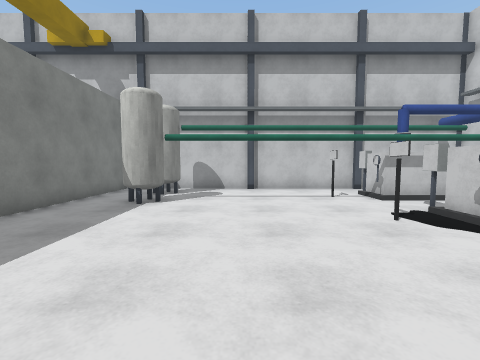
View 1 (above)

19 first-person views from a walk through a world built for the Gazebo simulator. The camera is 1.2 m above the floor, tilts 4° down and sees 90° across. The floor is counted in squares, 1 m on a side. Each view is taken from the middle of a square. On the plan, view 1 faces up. The plan holds only what a view shows up to about 12 squares ahead; the rest is blank. The place goes on beyond the plan.

View 2
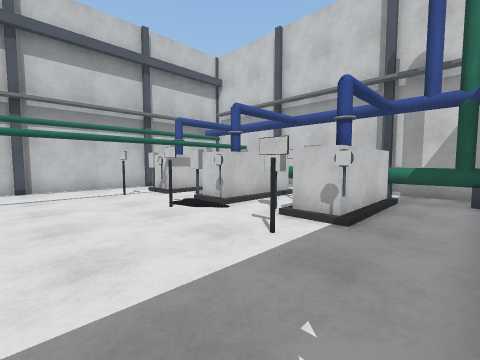

View 3
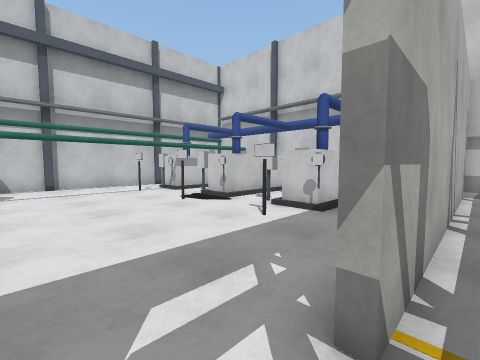

View 4
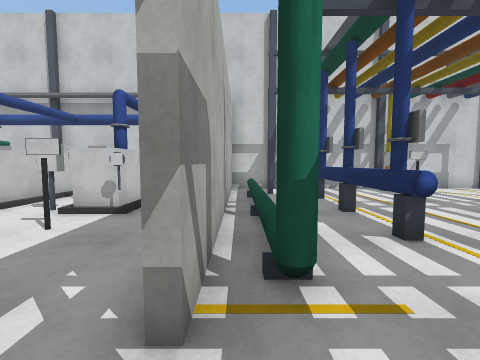

View 5
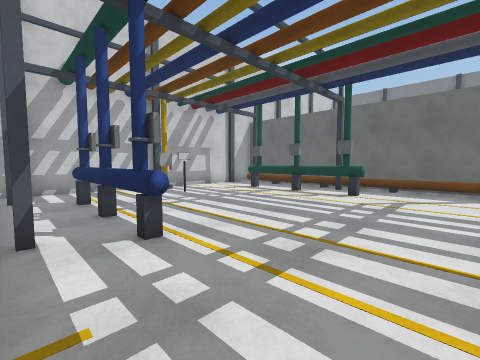

View 6
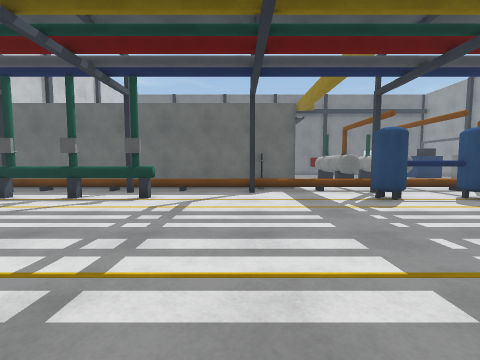

View 7
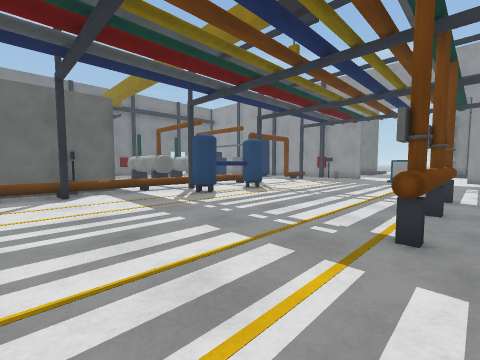

View 8
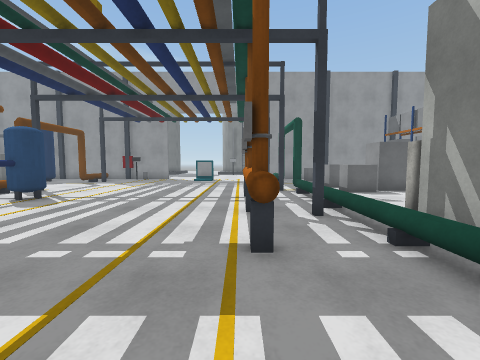

View 9
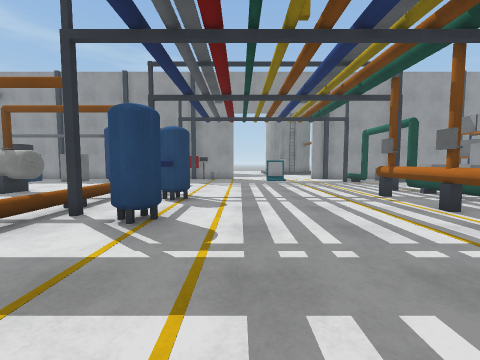

View 10
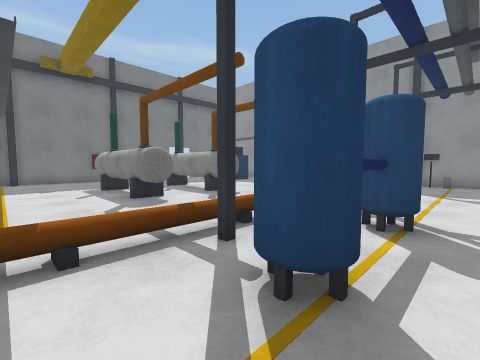

View 11
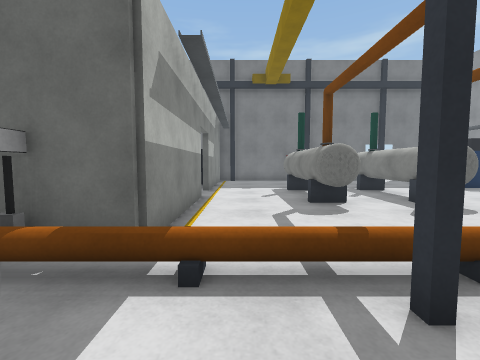

View 12
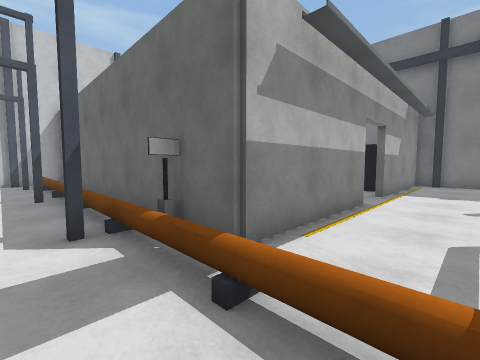

View 13
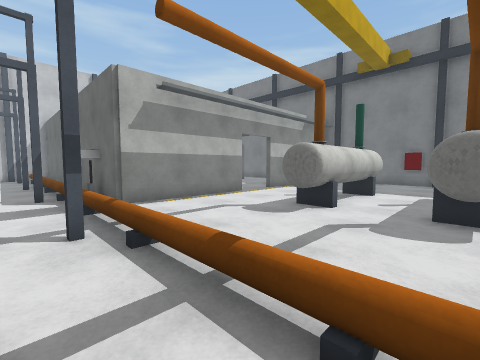

View 14
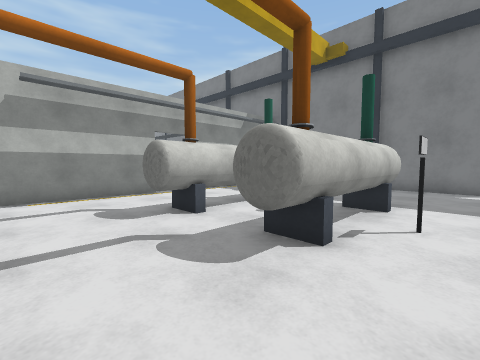

View 15
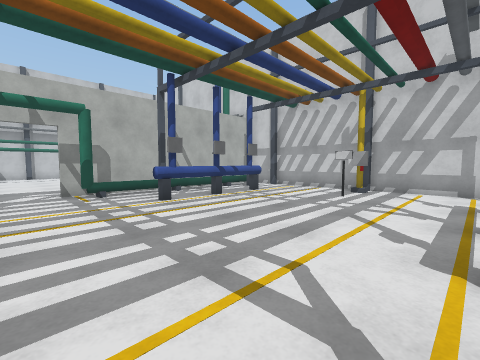

View 16
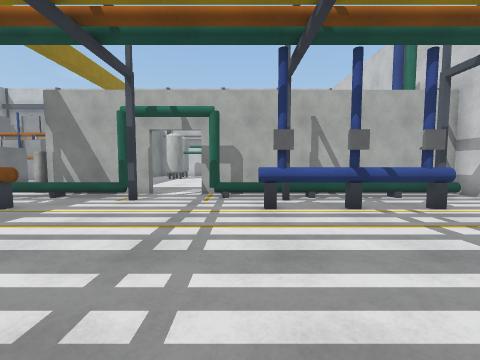

View 17
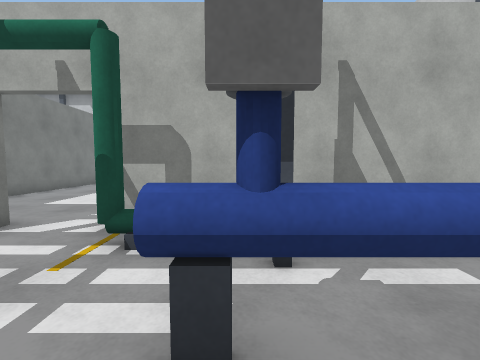

View 18
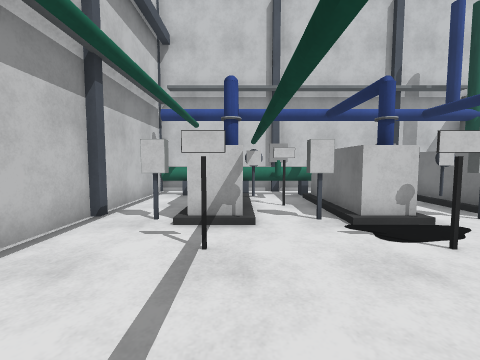

View 19
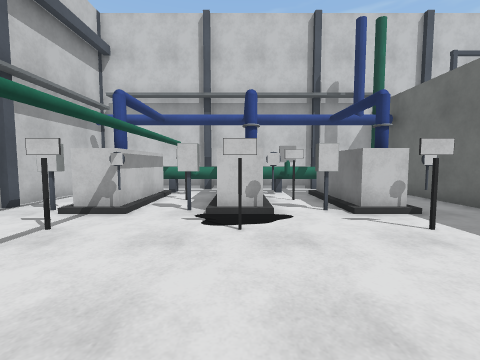

### Floor plan
Key: @ floor where view 1 was taken; # wall or solid block; x gap in a wall; . floor; = window, fence, low wall or low ledge; B boat; S sign; W white box; G grey box; R bridge; A rack; T thing the floor can be seen under or through; O other object.
Columns run from 13 left of view 1 to 11 right of it. Each row starts with its distance up from view 1.
 12           ##########
 11           .........#####
 10         #.B.......##..##
  9         #.x.....S.W   ##
  8         #.B.......WWWW##
  7         ..B.........SG##
  6         #.............##
  5         #.......S.WWWW##
  4  G      #.........WWWW##
  3  G      #.........# SG##
  2  G.      .......S.WWWW##
  1  GG..    .........WWWW##
  0   G..     ...@........##
 -1    .  .## ##.........####
 -2  R#=====###R..R##########
 -3  RA....A...R.....A....A##
 -4 ........................#
 -5 ...TTTTTG.......GTTTG...#
 -6 ........................#
 -7 ........................#
 -8 .....................OG##
 -9 .....................OG##
-10 ........................#
-11 ........................#
-12 ....####.......TTTTTG...#
-13 .......................##
-14 .OA===AA===.A===AA===AA#
-15  O........#G############
-16 ..........#
-17 ..........
-18 ..........
-19 ..#..TT...
-20 ..#..TT...#
-21 .S#..TT....
-22 ..#..#T....
-23 ..#..##...#
-24 ..........##
-25 ..........#
-26 ... .. ...#
-27 ... .. ...#
-28 ####   ####

Positions as (right, up) in squares from view 1, and headings:
1: (0, 0), facing up
2: (0, -1), facing up-right
3: (-1, -2), facing up-right
4: (-1, -2), facing right
5: (-1, -3), facing down-right
6: (-1, -4), facing down
7: (0, -4), facing down-left
8: (-1, -5), facing left
9: (-1, -10), facing left
10: (-4, -11), facing down-left
11: (-5, -12), facing down
12: (-6, -13), facing down-right
13: (-11, -13), facing down-right
14: (-13, -16), facing down-right
15: (-1, -12), facing up-right
16: (2, -11), facing up
17: (3, -6), facing up
18: (0, 8), facing right
19: (-1, 5), facing right
